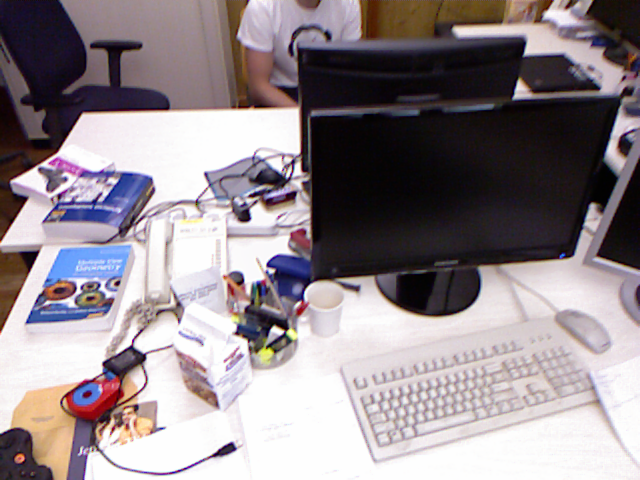
//> input picture slam/ch7/3.png, 640 x 480 px
$ ./orb_self   (built with g++ and OpenCV 4)
//> lines starting //> are read from the running program, lines starting //| are printed output that depends on the picture
#include <opencv2/opencv.hpp>
#include <string>
#include <nmmintrin.h>   //使用SSE指令集进行加速
#include <chrono>
using namespace std;

// global variables
string first_file = "/home/yikang/cppSpace/slam/ch7/3.png";
string second_file = "/home/yikang/cppSpace/slam/ch7/4.png";

// 32 bit unsigned int, will have 8, 8x32=256
typedef vector<uint32_t> DescType; // Descriptor type

/**
 * compute descriptor of orb keypoints
 * @param img input image
 * @param keypoints detected fast keypoints
 * @param descriptors descriptors
 *
 * NOTE: if a keypoint goes outside the image boundary (8 pixels), descriptors will not be computed and will be left as
 * empty
 */
void ComputeORB(const cv::Mat &img, vector<cv::KeyPoint> &keypoints, vector<DescType> &descriptors);

/**
 * brute-force match two sets of descriptors
 * @param desc1 the first descriptor
 * @param desc2 the second descriptor
 * @param matches matches of two images
 */
void BfMatch(const vector<DescType> &desc1, const vector<DescType> &desc2, vector<cv::DMatch> &matches);

int main(int argc, char **argv) {

  // load image
  cv::Mat first_image = cv::imread(first_file, 0);   //flag = 0,读入单通道图像
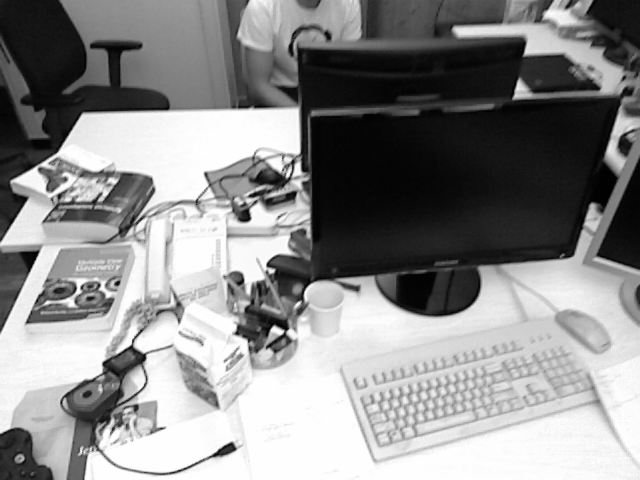
//> first_image: 480 rows x 640 cols, CV_8UC1; min 1, max 254, mean 140.1
  cv::Mat second_image = cv::imread(second_file, 0);
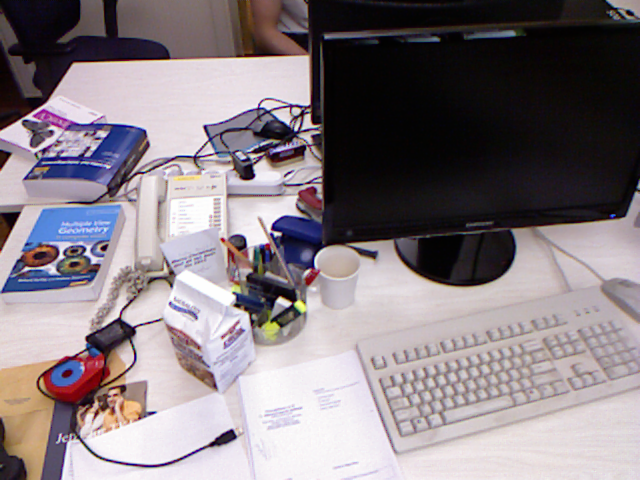
//> input picture slam/ch7/4.png, 640 x 480 px
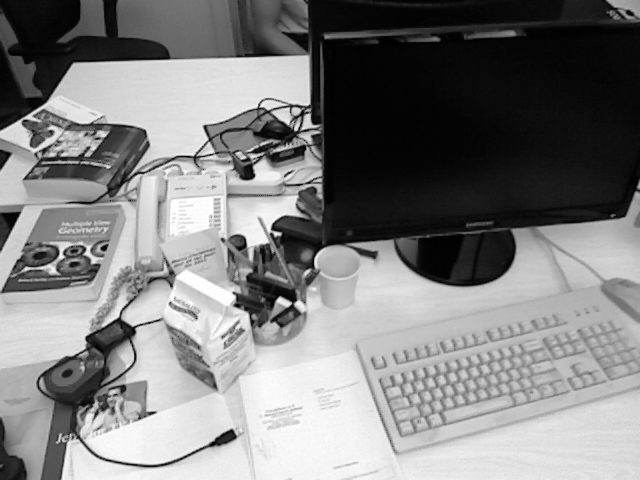
//> second_image: 480 rows x 640 cols, CV_8UC1; min 1, max 254, mean 128.4
  assert(first_image.data != nullptr && second_image.data != nullptr);

  // detect FAST keypoints1 using threshold=40
  chrono::steady_clock::time_point t1 = chrono::steady_clock::now();
  vector<cv::KeyPoint> keypoints1;
  cv::FAST(first_image, keypoints1, 40);
//> keypoints1 = 791 keypoints; strongest (x, y, size): (103, 363, 7), (267, 265, 7), (287, 176, 7), (205, 173, 7)
  vector<DescType> descriptor1;
  ComputeORB(first_image, keypoints1, descriptor1);
//> the loop in ComputeORB, `for (auto &kp: keypoints)` made 791 passes
//> kp on passes 1, 2, 3, 4, 5, 6, 39, 44: keypoint at (578, 4), size 7, keypoint at (566, 7), size 7, keypoint at (547, 9), size 7, keypoint at (568, 10), size 7, keypoint at (587, 12), size 7, keypoint at (543, 13), size 7, keypoint at (8, 61), size 7, keypoint at (625, 69), size 7
//> after the loop in ComputeORB, `for (auto &kp: keypoints)`: bad_points = 37
//| bad/total: 37/791
//> descriptor1 = 791 items

  // same for the second
  vector<cv::KeyPoint> keypoints2;
  vector<DescType> descriptor2;
  cv::FAST(second_image, keypoints2, 40);
//> keypoints2 = 988 keypoints; strongest (x, y, size): (154, 412, 7), (170, 302, 7), (204, 126, 7), (295, 129, 7)
  ComputeORB(second_image, keypoints2, descriptor2);
//> the loop in ComputeORB (call 2), `for (auto &kp: keypoints)` made 988 passes
//> kp on passes 1 to 8: keypoint at (307, 5), size 7, keypoint at (616, 8), size 7, keypoint at (611, 11), size 7, keypoint at (627, 11), size 7, keypoint at (608, 12), size 7, keypoint at (610, 14), size 7, keypoint at (631, 14), size 7, keypoint at (617, 15), size 7
//| bad/total: 19/988
//> descriptor2 = 988 items
  chrono::steady_clock::time_point t2 = chrono::steady_clock::now();
  chrono::duration<double> time_used = chrono::duration_cast<chrono::duration<double>>(t2 - t1);
  cout << "extract ORB cost = " << time_used.count() << " seconds. " << endl;

  // find matches
  vector<cv::DMatch> matches;
  t1 = chrono::steady_clock::now();
  BfMatch(descriptor1, descriptor2, matches);
//> after the loop in BfMatch, `for (size_t i1 = 0; i1 < desc1.size(); ++i1)`: matches = 37 matches
//> matches = 37 matches
  t2 = chrono::steady_clock::now();
  time_used = chrono::duration_cast<chrono::duration<double>>(t2 - t1);
  cout << "match ORB cost = " << time_used.count() << " seconds. " << endl;
  cout << "matches: " << matches.size() << endl;
//| matches: 37

  // plot the matches
  cv::Mat image_show;
  cv::drawMatches(first_image, keypoints1, second_image, keypoints2, matches, image_show);
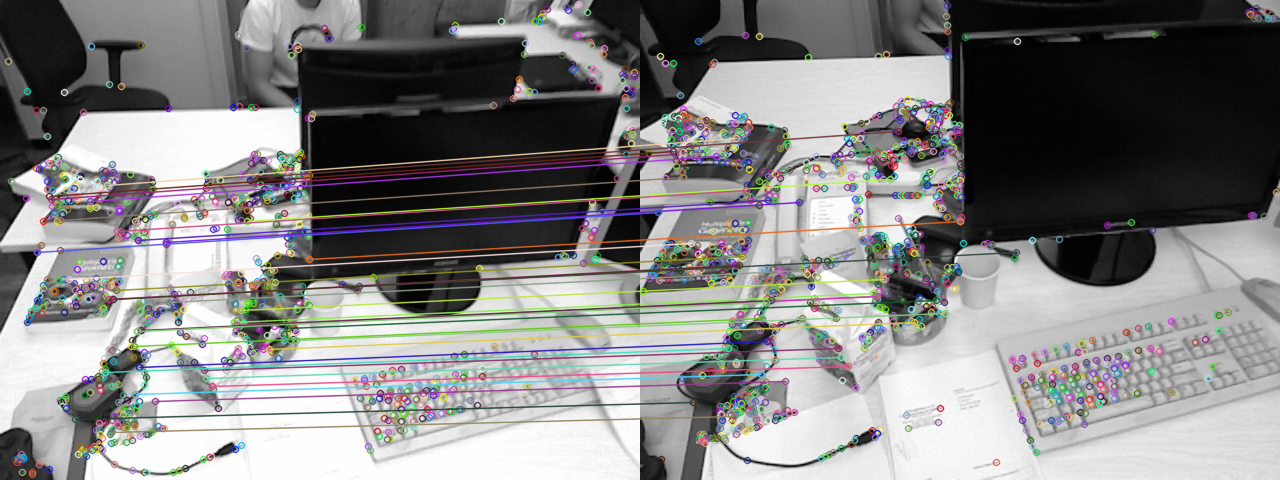
//> image_show: 480 rows x 1280 cols, CV_8UC3; mean B, G, R 131.9, 132.2, 132.8
  cv::imshow("matches", image_show);
  cv::imwrite("matches.png", image_show);
  cv::waitKey(0);

  cout << "done." << endl;
  return 0;
}

// -------------------------------------------------------------------------------------------------- //
// ORB pattern
int ORB_pattern[256 * 4] = {
  8, -3, 9, 5/*mean (0), correlation (0)*/,
  4, 2, 7, -12/*mean (1.12461e-05), correlation (0.0437584)*/,
  -11, 9, -8, 2/*mean (3.37382e-05), correlation (0.0617409)*/,
  7, -12, 12, -13/*mean (5.62303e-05), correlation (0.0636977)*/,
  2, -13, 2, 12/*mean (0.000134953), correlation (0.085099)*/,
  1, -7, 1, 6/*mean (0.000528565), correlation (0.0857175)*/,
  -2, -10, -2, -4/*mean (0.0188821), correlation (0.0985774)*/,
  -13, -13, -11, -8/*mean (0.0363135), correlation (0.0899616)*/,
  -13, -3, -12, -9/*mean (0.121806), correlation (0.099849)*/,
  10, 4, 11, 9/*mean (0.122065), correlation (0.093285)*/,
  -13, -8, -8, -9/*mean (0.162787), correlation (0.0942748)*/,
  -11, 7, -9, 12/*mean (0.21561), correlation (0.0974438)*/,
  7, 7, 12, 6/*mean (0.160583), correlation (0.130064)*/,
  -4, -5, -3, 0/*mean (0.228171), correlation (0.132998)*/,
  -13, 2, -12, -3/*mean (0.00997526), correlation (0.145926)*/,
  -9, 0, -7, 5/*mean (0.198234), correlation (0.143636)*/,
  12, -6, 12, -1/*mean (0.0676226), correlation (0.16689)*/,
  -3, 6, -2, 12/*mean (0.166847), correlation (0.171682)*/,
  -6, -13, -4, -8/*mean (0.101215), correlation (0.179716)*/,
  11, -13, 12, -8/*mean (0.200641), correlation (0.192279)*/,
  4, 7, 5, 1/*mean (0.205106), correlation (0.186848)*/,
  5, -3, 10, -3/*mean (0.234908), correlation (0.192319)*/,
  3, -7, 6, 12/*mean (0.0709964), correlation (0.210872)*/,
  -8, -7, -6, -2/*mean (0.0939834), correlation (0.212589)*/,
  -2, 11, -1, -10/*mean (0.127778), correlation (0.20866)*/,
  -13, 12, -8, 10/*mean (0.14783), correlation (0.206356)*/,
  -7, 3, -5, -3/*mean (0.182141), correlation (0.198942)*/,
  -4, 2, -3, 7/*mean (0.188237), correlation (0.21384)*/,
  -10, -12, -6, 11/*mean (0.14865), correlation (0.23571)*/,
  5, -12, 6, -7/*mean (0.222312), correlation (0.23324)*/,
  5, -6, 7, -1/*mean (0.229082), correlation (0.23389)*/,
  1, 0, 4, -5/*mean (0.241577), correlation (0.215286)*/,
  9, 11, 11, -13/*mean (0.00338507), correlation (0.251373)*/,
  4, 7, 4, 12/*mean (0.131005), correlation (0.257622)*/,
  2, -1, 4, 4/*mean (0.152755), correlation (0.255205)*/,
  -4, -12, -2, 7/*mean (0.182771), correlation (0.244867)*/,
  -8, -5, -7, -10/*mean (0.186898), correlation (0.23901)*/,
  4, 11, 9, 12/*mean (0.226226), correlation (0.258255)*/,
  0, -8, 1, -13/*mean (0.0897886), correlation (0.274827)*/,
  -13, -2, -8, 2/*mean (0.148774), correlation (0.28065)*/,
  -3, -2, -2, 3/*mean (0.153048), correlation (0.283063)*/,
  -6, 9, -4, -9/*mean (0.169523), correlation (0.278248)*/,
  8, 12, 10, 7/*mean (0.225337), correlation (0.282851)*/,
  0, 9, 1, 3/*mean (0.226687), correlation (0.278734)*/,
  7, -5, 11, -10/*mean (0.00693882), correlation (0.305161)*/,
  -13, -6, -11, 0/*mean (0.0227283), correlation (0.300181)*/,
  10, 7, 12, 1/*mean (0.125517), correlation (0.31089)*/,
  -6, -3, -6, 12/*mean (0.131748), correlation (0.312779)*/,
  10, -9, 12, -4/*mean (0.144827), correlation (0.292797)*/,
  -13, 8, -8, -12/*mean (0.149202), correlation (0.308918)*/,
  -13, 0, -8, -4/*mean (0.160909), correlation (0.310013)*/,
  3, 3, 7, 8/*mean (0.177755), correlation (0.309394)*/,
  5, 7, 10, -7/*mean (0.212337), correlation (0.310315)*/,
  -1, 7, 1, -12/*mean (0.214429), correlation (0.311933)*/,
  3, -10, 5, 6/*mean (0.235807), correlation (0.313104)*/,
  2, -4, 3, -10/*mean (0.00494827), correlation (0.344948)*/,
  -13, 0, -13, 5/*mean (0.0549145), correlation (0.344675)*/,
  -13, -7, -12, 12/*mean (0.103385), correlation (0.342715)*/,
  -13, 3, -11, 8/*mean (0.134222), correlation (0.322922)*/,
  -7, 12, -4, 7/*mean (0.153284), correlation (0.337061)*/,
  6, -10, 12, 8/*mean (0.154881), correlation (0.329257)*/,
  -9, -1, -7, -6/*mean (0.200967), correlation (0.33312)*/,
  -2, -5, 0, 12/*mean (0.201518), correlation (0.340635)*/,
  -12, 5, -7, 5/*mean (0.207805), correlation (0.335631)*/,
  3, -10, 8, -13/*mean (0.224438), correlation (0.34504)*/,
  -7, -7, -4, 5/*mean (0.239361), correlation (0.338053)*/,
  -3, -2, -1, -7/*mean (0.240744), correlation (0.344322)*/,
  2, 9, 5, -11/*mean (0.242949), correlation (0.34145)*/,
  -11, -13, -5, -13/*mean (0.244028), correlation (0.336861)*/,
  -1, 6, 0, -1/*mean (0.247571), correlation (0.343684)*/,
  5, -3, 5, 2/*mean (0.000697256), correlation (0.357265)*/,
  -4, -13, -4, 12/*mean (0.00213675), correlation (0.373827)*/,
  -9, -6, -9, 6/*mean (0.0126856), correlation (0.373938)*/,
  -12, -10, -8, -4/*mean (0.0152497), correlation (0.364237)*/,
  10, 2, 12, -3/*mean (0.0299933), correlation (0.345292)*/,
  7, 12, 12, 12/*mean (0.0307242), correlation (0.366299)*/,
  -7, -13, -6, 5/*mean (0.0534975), correlation (0.368357)*/,
  -4, 9, -3, 4/*mean (0.099865), correlation (0.372276)*/,
  7, -1, 12, 2/*mean (0.117083), correlation (0.364529)*/,
  -7, 6, -5, 1/*mean (0.126125), correlation (0.369606)*/,
  -13, 11, -12, 5/*mean (0.130364), correlation (0.358502)*/,
  -3, 7, -2, -6/*mean (0.131691), correlation (0.375531)*/,
  7, -8, 12, -7/*mean (0.160166), correlation (0.379508)*/,
  -13, -7, -11, -12/*mean (0.167848), correlation (0.353343)*/,
  1, -3, 12, 12/*mean (0.183378), correlation (0.371916)*/,
  2, -6, 3, 0/*mean (0.228711), correlation (0.371761)*/,
  -4, 3, -2, -13/*mean (0.247211), correlation (0.364063)*/,
  -1, -13, 1, 9/*mean (0.249325), correlation (0.378139)*/,
  7, 1, 8, -6/*mean (0.000652272), correlation (0.411682)*/,
  1, -1, 3, 12/*mean (0.00248538), correlation (0.392988)*/,
  9, 1, 12, 6/*mean (0.0206815), correlation (0.386106)*/,
  -1, -9, -1, 3/*mean (0.0364485), correlation (0.410752)*/,
  -13, -13, -10, 5/*mean (0.0376068), correlation (0.398374)*/,
  7, 7, 10, 12/*mean (0.0424202), correlation (0.405663)*/,
  12, -5, 12, 9/*mean (0.0942645), correlation (0.410422)*/,
  6, 3, 7, 11/*mean (0.1074), correlation (0.413224)*/,
  5, -13, 6, 10/*mean (0.109256), correlation (0.408646)*/,
  2, -12, 2, 3/*mean (0.131691), correlation (0.416076)*/,
  3, 8, 4, -6/*mean (0.165081), correlation (0.417569)*/,
  2, 6, 12, -13/*mean (0.171874), correlation (0.408471)*/,
  9, -12, 10, 3/*mean (0.175146), correlation (0.41296)*/,
  -8, 4, -7, 9/*mean (0.183682), correlation (0.402956)*/,
  -11, 12, -4, -6/*mean (0.184672), correlation (0.416125)*/,
  1, 12, 2, -8/*mean (0.191487), correlation (0.386696)*/,
  6, -9, 7, -4/*mean (0.192668), correlation (0.394771)*/,
  2, 3, 3, -2/*mean (0.200157), correlation (0.408303)*/,
  6, 3, 11, 0/*mean (0.204588), correlation (0.411762)*/,
  3, -3, 8, -8/*mean (0.205904), correlation (0.416294)*/,
  7, 8, 9, 3/*mean (0.213237), correlation (0.409306)*/,
  -11, -5, -6, -4/*mean (0.243444), correlation (0.395069)*/,
  -10, 11, -5, 10/*mean (0.247672), correlation (0.413392)*/,
  -5, -8, -3, 12/*mean (0.24774), correlation (0.411416)*/,
  -10, 5, -9, 0/*mean (0.00213675), correlation (0.454003)*/,
  8, -1, 12, -6/*mean (0.0293635), correlation (0.455368)*/,
  4, -6, 6, -11/*mean (0.0404971), correlation (0.457393)*/,
  -10, 12, -8, 7/*mean (0.0481107), correlation (0.448364)*/,
  4, -2, 6, 7/*mean (0.050641), correlation (0.455019)*/,
  -2, 0, -2, 12/*mean (0.0525978), correlation (0.44338)*/,
  -5, -8, -5, 2/*mean (0.0629667), correlation (0.457096)*/,
  7, -6, 10, 12/*mean (0.0653846), correlation (0.445623)*/,
  -9, -13, -8, -8/*mean (0.0858749), correlation (0.449789)*/,
  -5, -13, -5, -2/*mean (0.122402), correlation (0.450201)*/,
  8, -8, 9, -13/*mean (0.125416), correlation (0.453224)*/,
  -9, -11, -9, 0/*mean (0.130128), correlation (0.458724)*/,
  1, -8, 1, -2/*mean (0.132467), correlation (0.440133)*/,
  7, -4, 9, 1/*mean (0.132692), correlation (0.454)*/,
  -2, 1, -1, -4/*mean (0.135695), correlation (0.455739)*/,
  11, -6, 12, -11/*mean (0.142904), correlation (0.446114)*/,
  -12, -9, -6, 4/*mean (0.146165), correlation (0.451473)*/,
  3, 7, 7, 12/*mean (0.147627), correlation (0.456643)*/,
  5, 5, 10, 8/*mean (0.152901), correlation (0.455036)*/,
  0, -4, 2, 8/*mean (0.167083), correlation (0.459315)*/,
  -9, 12, -5, -13/*mean (0.173234), correlation (0.454706)*/,
  0, 7, 2, 12/*mean (0.18312), correlation (0.433855)*/,
  -1, 2, 1, 7/*mean (0.185504), correlation (0.443838)*/,
  5, 11, 7, -9/*mean (0.185706), correlation (0.451123)*/,
  3, 5, 6, -8/*mean (0.188968), correlation (0.455808)*/,
  -13, -4, -8, 9/*mean (0.191667), correlation (0.459128)*/,
  -5, 9, -3, -3/*mean (0.193196), correlation (0.458364)*/,
  -4, -7, -3, -12/*mean (0.196536), correlation (0.455782)*/,
  6, 5, 8, 0/*mean (0.1972), correlation (0.450481)*/,
  -7, 6, -6, 12/*mean (0.199438), correlation (0.458156)*/,
  -13, 6, -5, -2/*mean (0.211224), correlation (0.449548)*/,
  1, -10, 3, 10/*mean (0.211718), correlation (0.440606)*/,
  4, 1, 8, -4/*mean (0.213034), correlation (0.443177)*/,
  -2, -2, 2, -13/*mean (0.234334), correlation (0.455304)*/,
  2, -12, 12, 12/*mean (0.235684), correlation (0.443436)*/,
  -2, -13, 0, -6/*mean (0.237674), correlation (0.452525)*/,
  4, 1, 9, 3/*mean (0.23962), correlation (0.444824)*/,
  -6, -10, -3, -5/*mean (0.248459), correlation (0.439621)*/,
  -3, -13, -1, 1/*mean (0.249505), correlation (0.456666)*/,
  7, 5, 12, -11/*mean (0.00119208), correlation (0.495466)*/,
  4, -2, 5, -7/*mean (0.00372245), correlation (0.484214)*/,
  -13, 9, -9, -5/*mean (0.00741116), correlation (0.499854)*/,
  7, 1, 8, 6/*mean (0.0208952), correlation (0.499773)*/,
  7, -8, 7, 6/*mean (0.0220085), correlation (0.501609)*/,
  -7, -4, -7, 1/*mean (0.0233806), correlation (0.496568)*/,
  -8, 11, -7, -8/*mean (0.0236505), correlation (0.489719)*/,
  -13, 6, -12, -8/*mean (0.0268781), correlation (0.503487)*/,
  2, 4, 3, 9/*mean (0.0323324), correlation (0.501938)*/,
  10, -5, 12, 3/*mean (0.0399235), correlation (0.494029)*/,
  -6, -5, -6, 7/*mean (0.0420153), correlation (0.486579)*/,
  8, -3, 9, -8/*mean (0.0548021), correlation (0.484237)*/,
  2, -12, 2, 8/*mean (0.0616622), correlation (0.496642)*/,
  -11, -2, -10, 3/*mean (0.0627755), correlation (0.498563)*/,
  -12, -13, -7, -9/*mean (0.0829622), correlation (0.495491)*/,
  -11, 0, -10, -5/*mean (0.0843342), correlation (0.487146)*/,
  5, -3, 11, 8/*mean (0.0929937), correlation (0.502315)*/,
  -2, -13, -1, 12/*mean (0.113327), correlation (0.48941)*/,
  -1, -8, 0, 9/*mean (0.132119), correlation (0.467268)*/,
  -13, -11, -12, -5/*mean (0.136269), correlation (0.498771)*/,
  -10, -2, -10, 11/*mean (0.142173), correlation (0.498714)*/,
  -3, 9, -2, -13/*mean (0.144141), correlation (0.491973)*/,
  2, -3, 3, 2/*mean (0.14892), correlation (0.500782)*/,
  -9, -13, -4, 0/*mean (0.150371), correlation (0.498211)*/,
  -4, 6, -3, -10/*mean (0.152159), correlation (0.495547)*/,
  -4, 12, -2, -7/*mean (0.156152), correlation (0.496925)*/,
  -6, -11, -4, 9/*mean (0.15749), correlation (0.499222)*/,
  6, -3, 6, 11/*mean (0.159211), correlation (0.503821)*/,
  -13, 11, -5, 5/*mean (0.162427), correlation (0.501907)*/,
  11, 11, 12, 6/*mean (0.16652), correlation (0.497632)*/,
  7, -5, 12, -2/*mean (0.169141), correlation (0.484474)*/,
  -1, 12, 0, 7/*mean (0.169456), correlation (0.495339)*/,
  -4, -8, -3, -2/*mean (0.171457), correlation (0.487251)*/,
  -7, 1, -6, 7/*mean (0.175), correlation (0.500024)*/,
  -13, -12, -8, -13/*mean (0.175866), correlation (0.497523)*/,
  -7, -2, -6, -8/*mean (0.178273), correlation (0.501854)*/,
  -8, 5, -6, -9/*mean (0.181107), correlation (0.494888)*/,
  -5, -1, -4, 5/*mean (0.190227), correlation (0.482557)*/,
  -13, 7, -8, 10/*mean (0.196739), correlation (0.496503)*/,
  1, 5, 5, -13/*mean (0.19973), correlation (0.499759)*/,
  1, 0, 10, -13/*mean (0.204465), correlation (0.49873)*/,
  9, 12, 10, -1/*mean (0.209334), correlation (0.49063)*/,
  5, -8, 10, -9/*mean (0.211134), correlation (0.503011)*/,
  -1, 11, 1, -13/*mean (0.212), correlation (0.499414)*/,
  -9, -3, -6, 2/*mean (0.212168), correlation (0.480739)*/,
  -1, -10, 1, 12/*mean (0.212731), correlation (0.502523)*/,
  -13, 1, -8, -10/*mean (0.21327), correlation (0.489786)*/,
  8, -11, 10, -6/*mean (0.214159), correlation (0.488246)*/,
  2, -13, 3, -6/*mean (0.216993), correlation (0.50287)*/,
  7, -13, 12, -9/*mean (0.223639), correlation (0.470502)*/,
  -10, -10, -5, -7/*mean (0.224089), correlation (0.500852)*/,
  -10, -8, -8, -13/*mean (0.228666), correlation (0.502629)*/,
  4, -6, 8, 5/*mean (0.22906), correlation (0.498305)*/,
  3, 12, 8, -13/*mean (0.233378), correlation (0.503825)*/,
  -4, 2, -3, -3/*mean (0.234323), correlation (0.476692)*/,
  5, -13, 10, -12/*mean (0.236392), correlation (0.475462)*/,
  4, -13, 5, -1/*mean (0.236842), correlation (0.504132)*/,
  -9, 9, -4, 3/*mean (0.236977), correlation (0.497739)*/,
  0, 3, 3, -9/*mean (0.24314), correlation (0.499398)*/,
  -12, 1, -6, 1/*mean (0.243297), correlation (0.489447)*/,
  3, 2, 4, -8/*mean (0.00155196), correlation (0.553496)*/,
  -10, -10, -10, 9/*mean (0.00239541), correlation (0.54297)*/,
  8, -13, 12, 12/*mean (0.0034413), correlation (0.544361)*/,
  -8, -12, -6, -5/*mean (0.003565), correlation (0.551225)*/,
  2, 2, 3, 7/*mean (0.00835583), correlation (0.55285)*/,
  10, 6, 11, -8/*mean (0.00885065), correlation (0.540913)*/,
  6, 8, 8, -12/*mean (0.0101552), correlation (0.551085)*/,
  -7, 10, -6, 5/*mean (0.0102227), correlation (0.533635)*/,
  -3, -9, -3, 9/*mean (0.0110211), correlation (0.543121)*/,
  -1, -13, -1, 5/*mean (0.0113473), correlation (0.550173)*/,
  -3, -7, -3, 4/*mean (0.0140913), correlation (0.554774)*/,
  -8, -2, -8, 3/*mean (0.017049), correlation (0.55461)*/,
  4, 2, 12, 12/*mean (0.01778), correlation (0.546921)*/,
  2, -5, 3, 11/*mean (0.0224022), correlation (0.549667)*/,
  6, -9, 11, -13/*mean (0.029161), correlation (0.546295)*/,
  3, -1, 7, 12/*mean (0.0303081), correlation (0.548599)*/,
  11, -1, 12, 4/*mean (0.0355151), correlation (0.523943)*/,
  -3, 0, -3, 6/*mean (0.0417904), correlation (0.543395)*/,
  4, -11, 4, 12/*mean (0.0487292), correlation (0.542818)*/,
  2, -4, 2, 1/*mean (0.0575124), correlation (0.554888)*/,
  -10, -6, -8, 1/*mean (0.0594242), correlation (0.544026)*/,
  -13, 7, -11, 1/*mean (0.0597391), correlation (0.550524)*/,
  -13, 12, -11, -13/*mean (0.0608974), correlation (0.55383)*/,
  6, 0, 11, -13/*mean (0.065126), correlation (0.552006)*/,
  0, -1, 1, 4/*mean (0.074224), correlation (0.546372)*/,
  -13, 3, -9, -2/*mean (0.0808592), correlation (0.554875)*/,
  -9, 8, -6, -3/*mean (0.0883378), correlation (0.551178)*/,
  -13, -6, -8, -2/*mean (0.0901035), correlation (0.548446)*/,
  5, -9, 8, 10/*mean (0.0949843), correlation (0.554694)*/,
  2, 7, 3, -9/*mean (0.0994152), correlation (0.550979)*/,
  -1, -6, -1, -1/*mean (0.10045), correlation (0.552714)*/,
  9, 5, 11, -2/*mean (0.100686), correlation (0.552594)*/,
  11, -3, 12, -8/*mean (0.101091), correlation (0.532394)*/,
  3, 0, 3, 5/*mean (0.101147), correlation (0.525576)*/,
  -1, 4, 0, 10/*mean (0.105263), correlation (0.531498)*/,
  3, -6, 4, 5/*mean (0.110785), correlation (0.540491)*/,
  -13, 0, -10, 5/*mean (0.112798), correlation (0.536582)*/,
  5, 8, 12, 11/*mean (0.114181), correlation (0.555793)*/,
  8, 9, 9, -6/*mean (0.117431), correlation (0.553763)*/,
  7, -4, 8, -12/*mean (0.118522), correlation (0.553452)*/,
  -10, 4, -10, 9/*mean (0.12094), correlation (0.554785)*/,
  7, 3, 12, 4/*mean (0.122582), correlation (0.555825)*/,
  9, -7, 10, -2/*mean (0.124978), correlation (0.549846)*/,
  7, 0, 12, -2/*mean (0.127002), correlation (0.537452)*/,
  -1, -6, 0, -11/*mean (0.127148), correlation (0.547401)*/
};

// compute the descriptor
void ComputeORB(const cv::Mat &img, vector<cv::KeyPoint> &keypoints, vector<DescType> &descriptors) {
  const int half_patch_size = 8;
  const int half_boundary = 16;
  int bad_points = 0;
  // if a keypoint goes outside the image boundary (8 pixels), descriptors will not be computed and will be left as empty
  for (auto &kp: keypoints) {
    if (kp.pt.x < half_boundary || kp.pt.y < half_boundary ||
        kp.pt.x >= img.cols - half_boundary || kp.pt.y >= img.rows - half_boundary) {
      // outside
      bad_points++;
      descriptors.push_back({});  //压入空白点
      continue;
    }

    //计算灰度质心位置，进而计算关键点方向信息
    float m01 = 0, m10 = 0;
    for (int dx = -half_patch_size; dx < half_patch_size; ++dx) {
      for (int dy = -half_patch_size; dy < half_patch_size; ++dy) {
        uchar pixel = img.at<uchar>(kp.pt.y + dy, kp.pt.x + dx);
        m10 += dx * pixel;
        m01 += dy * pixel;
      }
    }

    // angle should be arc tan(m01/m10);
    float m_sqrt = sqrt(m01 * m01 + m10 * m10) + 1e-18; // avoid divide by zero
    float sin_theta = m01 / m_sqrt;
    float cos_theta = m10 / m_sqrt;

    // compute the angle of this point
    DescType desc(8, 0);
    for (int i = 0; i < 8; i++) {
      uint32_t d = 0;
      for (int k = 0; k < 32; k++) {
        int idx_pq = i * 32 + k;
        cv::Point2f p(ORB_pattern[idx_pq * 4], ORB_pattern[idx_pq * 4 + 1]);
        cv::Point2f q(ORB_pattern[idx_pq * 4 + 2], ORB_pattern[idx_pq * 4 + 3]);

        // rotate with theta
        cv::Point2f pp = cv::Point2f(cos_theta * p.x - sin_theta * p.y, sin_theta * p.x + cos_theta * p.y)
                         + kp.pt;
        cv::Point2f qq = cv::Point2f(cos_theta * q.x - sin_theta * q.y, sin_theta * q.x + cos_theta * q.y)
                         + kp.pt;
        if (img.at<uchar>(pp.y, pp.x) < img.at<uchar>(qq.y, qq.x)) {
          d |= 1 << k;
        }
      }
      desc[i] = d;
    }
    descriptors.push_back(desc);
  }

  cout << "bad/total: " << bad_points << "/" << keypoints.size() << endl;
}

// brute-force matching
void BfMatch(const vector<DescType> &desc1, const vector<DescType> &desc2, vector<cv::DMatch> &matches) {
  const int d_max = 40;

  for (size_t i1 = 0; i1 < desc1.size(); ++i1) {
    if (desc1[i1].empty()) continue;
    cv::DMatch m{i1, 0, 256};
    for (size_t i2 = 0; i2 < desc2.size(); ++i2) {
      if (desc2[i2].empty()) continue;
      int distance = 0;
      for (int k = 0; k < 8; k++) {
        distance += _mm_popcnt_u32(desc1[i1][k] ^ desc2[i2][k]);  // _mm_popcnt_u32是SSE指令集中的函数
      }
      if (distance < d_max && distance < m.distance) {
        m.distance = distance;
        m.trainIdx = i2;
      }
    }
    if (m.distance < d_max) {
      matches.push_back(m);
    }
  }
}
